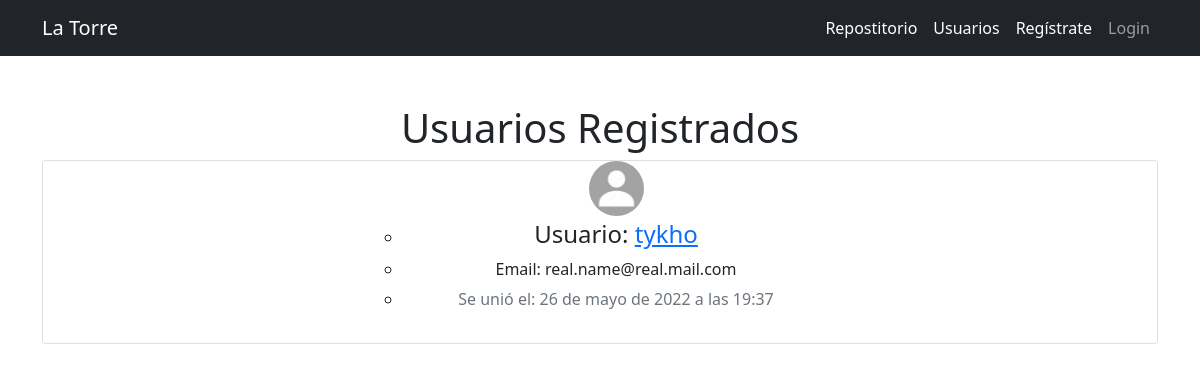
/usuarios/listado/, run on the app's committed database.
### users/models.py (models this page shows, shortened)
class Profile(models.Model):
    usuario = models.OneToOneField(User, on_delete=models.CASCADE)
    nombre_usuario = models.CharField(max_length=60)
    email = models.EmailField()
    fecha_registro = models.DateTimeField(default=timezone.now)
    foto_perfil = models.ImageField(default='default.jpg',
                                    upload_to='profile-pics')

### users/views.py (the view)
# urls.py: path('listado/', views.UserList.as_view(), name='Userlist'),
class UserList(ListView):
    model = Profile
    template_name = 'users/user_list.html'
    extra_context = {
        'title': "Lista de usuarios",
    }

### users/templates/users/user_list.html
{% extends 'blog/base.html' %}
{% block content %}
        <h1>Usuarios Registrados</h1>
        <ul class="card">
          {% for b_user in profile_list %}
          <div class="media">
            <a href="{{ b_user.foto_perfil.url }}" target="_blank">
              <img class="rounded-circle account-img" style="height: 55px; width: 55px" src="{{ b_user.foto_perfil.url }}">
            </a>
          </div>
          <ul class="container col col-5 mb-3 mt-1">
            <li><h4>Usuario: <a href="{% url 'Userdetail' b_user.pk %}">{{ b_user.usuario.username }}</a></h4></li>
            <li><h6>Email: {{ b_user.usuario.email }}</h6></li>
            <li><p class="text-secondary">Se unió el: {{ b_user.fecha_registro }}</p></li>
          </ul>
          {% endfor %}
        </ul>
{% endblock content %}

### data on the page
Profile: foto_perfil (placeholder picture), usuario.username "tykho", usuario.email "real.name@real.mail.com", fecha_registro "26 de mayo de 2022 a las 19:37"
